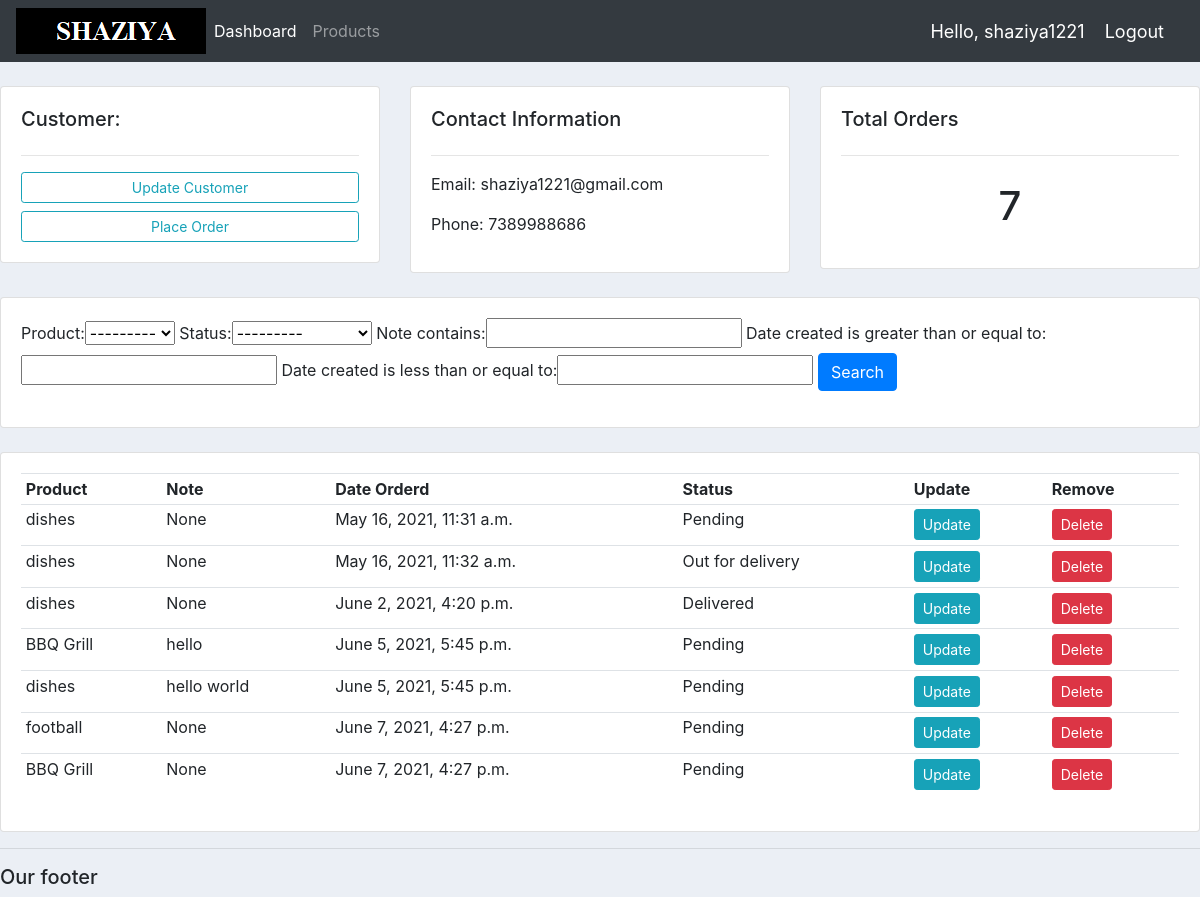
The page /customer/2/ (signed in) on the database its author committed.
### accounts/models.py (models this page shows, shortened)
class Customer(models.Model):
	user = models.OneToOneField(User, null=True, blank= True,on_delete=models.CASCADE)  # blank= true means we can create a customer without a user attached to it.# setting up one to one relationship and set the user to be the relationship there and we're first gonna set null to be true coz we already havve some customers and i wanna be  able to migrate this
	name = models.CharField(max_length=200, null=True)
	phone = models.CharField(max_length=200, null=True)
	email = models.CharField(max_length=200, null=True)
	profile_pic = models.ImageField(default="images.png" , null=True, blank=True)
	date_created = models.DateTimeField(auto_now_add=True, null=True)

class Order(models.Model):
	STATUS = (
			('Pending', 'Pending'),
			('Out for delivery', 'Out for delivery'),
			('Delivered', 'Delivered'),
			)
	customer = models.ForeignKey(Customer, null=True, on_delete= models.SET_NULL)  #what this set.null is gonna do is anytime we remove this order customer for some reason if we delete  them this order will remain in the database just with a no value for customer.
	product = models.ForeignKey(Product, null=True, on_delete= models.SET_NULL)  # the product mntion here after FK is the reference to the pdt.
	date_created = models.DateTimeField(auto_now_add=True, null=True)
	status = models.CharField(max_length=200, null=True, choices=STATUS)
	note =  models.CharField(max_length=1000, null=True)

class Product(models.Model):
	CATEGORY = (
			('Indoor', 'Indoor'),
			('Out Door', 'Out Door'),
			)
	name = models.CharField(max_length=200, null=True)
	price = models.FloatField(null=True)  #This field is generally used to store huge floating point numbers in the database.
	category = models.CharField(max_length=200, null=True, choices=CATEGORY)
	description = models.CharField(max_length=200, null=True, blank=True)
	date_created = models.DateTimeField(auto_now_add=True, null=True)
	tags = models.ManyToManyField(Tag)
	def __str__(self):
		return self.name

### accounts/decorators.py (the view)
        def wrapper_func(request,*args,**kwargs):
            group = None
            if request.user.groups.exists():  # checking if user is part of group or not
                group = request.user.groups.all()[0].name
            if group in allowed_roles:
                return view_func(request, *args, **kwargs)
            else:
                return HttpResponse('You are not authorized to view this page')

### accounts/templates/accounts/customer.html
{%  extends 'accounts/main.html' %}
{% block content %}
	<br>
<div class="row">
	<div class="col-md">
		<div class="card card-body">
			<h5>Customer:</h5>
			<hr>
			<a class="btn btn-outline-info  btn-sm btn-block" href="">Update Customer</a>
			<a class="btn btn-outline-info  btn-sm btn-block" href="{% url 'create_order' customer.id %}">Place Order</a>
		</div>
	</div>
	<div class="col-md">
		<div class="card card-body">
			<h5>Contact Information</h5>
			<hr>
			<p>Email: {{customer.email}}</p>
			<p>Phone: {{customer.phone}}</p>
		</div>
	</div>
	<div class="col-md">
		<div class="card card-body">
			<h5>Total Orders</h5>
			<hr>
			<h1 style="text-align: center;padding: 10px">{{order_count}}</h1>
		</div>
	</div>
</div>
<br>
<div class="row">
	<div class="col">
		<div class="card card-body">
			<form method="get">
				{{myFilter.form}}
		    <button class="btn btn-primary" type="submit">Search</button>
		  </form>
		</div>
	</div>
</div>
<br>
<div class="row">
	<div class="col-md">
		<div class="card card-body">
			<table class="table table-sm">
				<tr>
					<th>Product</th>
					<th>Note</th>
					<th>Date Orderd</th>
					<th>Status</th>
					<th>Update</th>
					<th>Remove</th>
				</tr>
				{% for order in orders %}
				<tr>
					<td>{{order.product}}</td>
					<td>{{order.note}}</td>
					<td>{{order.date_created}}</td>
					<td>{{order.status}}</td>
					<td><a class="btn btn-sm btn-info" href="{% url 'update_order' order.id %}">Update</a></td>
					<td><a class="btn btn-sm btn-danger" href="{% url 'delete_order' order.id %}">Delete</a></td>
				</tr>
				{% endfor %}
			</table>
		</div>
	</div>
</div>
{% endblock %}

### accounts/templates/accounts/navbar.html (shortened to what this page needs)
{% load static %}
<nav class="navbar navbar-expand-lg navbar-dark bg-dark">
 <img src="{% static 'images/logo.png' %}">
  <div class="collapse navbar-collapse" id="navbarNav">
    <ul class="navbar-nav">
      {% if request.user.is_staff %}
      <li class="nav-item active">
        <a class="nav-link" href="{% url 'home' %}">Dashboard</a>
      </li>
      <li class="nav-item">
        <a class="nav-link" href="{% url 'products' %}">Products</a>
      </li>
      {% else %}
       <li class="nav-item">
        <a class="nav-link" href="{% url 'account' %}">Settings</a>
      </li>
      {% endif %}
    </ul>
  </div>
  <span class="hello-msg">Hello, {{request.user}}</span>
  <span ><a  class="hello-msg" href="{% url 'logout' %}">Logout</a></span>
</nav>

### static/css/main.css (style rules this page uses)
body { background-color: #ebeff5; }

### accounts/templates/accounts/navbar.html (style rules this page uses)
.hello-msg { font-size: 18px; color: #fff; margin-right: 20px; }

### rows shown on the page
Customer: email "shaziya1221@gmail.com", phone "7389988686"
Order: product "dishes", note "None", date_created "May 16, 2021, 11:31 a.m.", status "Pending"
Order: product "dishes", note "None", date_created "May 16, 2021, 11:32 a.m.", status "Out for delivery"
Order: product "dishes", note "None", date_created "June 2, 2021, 4:20 p.m.", status "Delivered"
Order: product "BBQ Grill", note "hello", date_created "June 5, 2021, 5:45 p.m.", status "Pending"
Order: product "dishes", note "hello world", date_created "June 5, 2021, 5:45 p.m.", status "Pending"
Order: product "football", note "None", date_created "June 7, 2021, 4:27 p.m.", status "Pending"
Order: product "BBQ Grill", note "None", date_created "June 7, 2021, 4:27 p.m.", status "Pending"

### other values the page prints
{{ request.user }} "shaziya1221"
{{ order_count }} "7"
